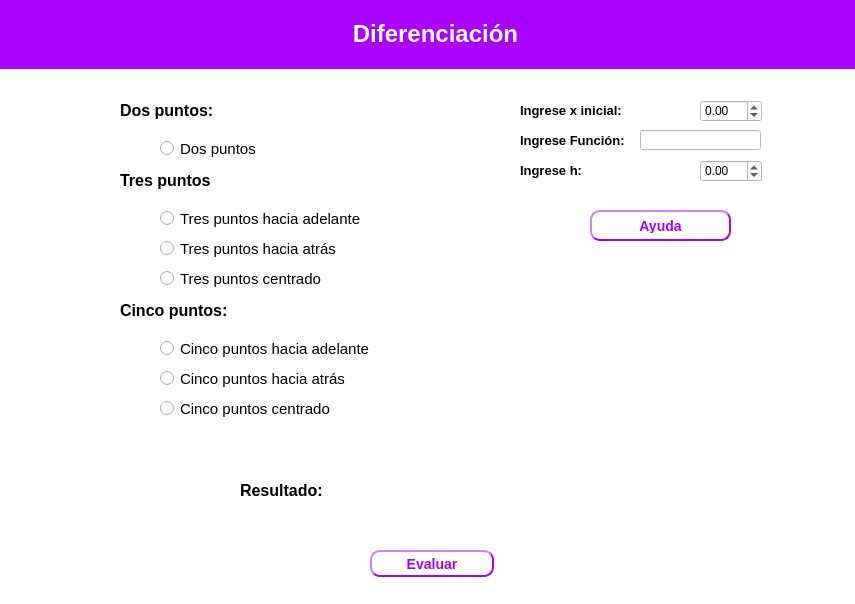
<?xml version="1.0" encoding="UTF-8"?>
<ui version="4.0">
 <class>Dialog</class>
 <widget class="QDialog" name="Dialog">
  <property name="geometry">
   <rect>
    <x>0</x>
    <y>0</y>
    <width>855</width>
    <height>604</height>
   </rect>
  </property>
  <property name="windowTitle">
   <string>Dialog</string>
  </property>
  <property name="styleSheet">
   <string notr="true">background-color: rgb(255, 255, 255);</string>
  </property>
  <widget class="QRadioButton" name="tresatras">
   <property name="geometry">
    <rect>
     <x>160</x>
     <y>240</y>
     <width>281</width>
     <height>17</height>
    </rect>
   </property>
   <property name="font">
    <font>
     <pointsize>11</pointsize>
     <weight>50</weight>
     <bold>false</bold>
    </font>
   </property>
   <property name="text">
    <string>Tres puntos hacia atrás</string>
   </property>
   <property name="iconSize">
    <size>
     <width>18</width>
     <height>18</height>
    </size>
   </property>
  </widget>
  <widget class="QLabel" name="label_4">
   <property name="geometry">
    <rect>
     <x>120</x>
     <y>100</y>
     <width>351</width>
     <height>21</height>
    </rect>
   </property>
   <property name="text">
    <string>&lt;html&gt;&lt;head/&gt;&lt;body&gt;&lt;p&gt;&lt;span style=&quot; font-size:12pt; font-weight:600;&quot;&gt;Dos puntos:&lt;/span&gt;&lt;/p&gt;&lt;/body&gt;&lt;/html&gt;</string>
   </property>
  </widget>
  <widget class="QLabel" name="label_6">
   <property name="geometry">
    <rect>
     <x>0</x>
     <y>0</y>
     <width>871</width>
     <height>69</height>
    </rect>
   </property>
   <property name="styleSheet">
    <string notr="true">background-color: rgb(170, 0, 255);</string>
   </property>
   <property name="text">
    <string>&lt;html&gt;&lt;head/&gt;&lt;body&gt;&lt;p align=&quot;center&quot;&gt;&lt;span style=&quot; font-size:18pt; font-weight:600; color:#ffffff;&quot;&gt;Diferenciación&lt;/span&gt;&lt;/p&gt;&lt;/body&gt;&lt;/html&gt;</string>
   </property>
  </widget>
  <widget class="QRadioButton" name="cincoadelante">
   <property name="geometry">
    <rect>
     <x>160</x>
     <y>340</y>
     <width>321</width>
     <height>17</height>
    </rect>
   </property>
   <property name="font">
    <font>
     <pointsize>11</pointsize>
     <weight>50</weight>
     <bold>false</bold>
    </font>
   </property>
   <property name="text">
    <string>Cinco puntos hacia adelante</string>
   </property>
   <property name="iconSize">
    <size>
     <width>18</width>
     <height>18</height>
    </size>
   </property>
  </widget>
  <widget class="QRadioButton" name="dos">
   <property name="geometry">
    <rect>
     <x>160</x>
     <y>140</y>
     <width>211</width>
     <height>17</height>
    </rect>
   </property>
   <property name="font">
    <font>
     <pointsize>11</pointsize>
     <weight>50</weight>
     <bold>false</bold>
    </font>
   </property>
   <property name="text">
    <string>Dos puntos</string>
   </property>
   <property name="iconSize">
    <size>
     <width>18</width>
     <height>18</height>
    </size>
   </property>
  </widget>
  <widget class="QRadioButton" name="trescentrado">
   <property name="geometry">
    <rect>
     <x>160</x>
     <y>270</y>
     <width>321</width>
     <height>17</height>
    </rect>
   </property>
   <property name="font">
    <font>
     <pointsize>11</pointsize>
     <weight>50</weight>
     <bold>false</bold>
    </font>
   </property>
   <property name="text">
    <string>Tres puntos centrado</string>
   </property>
   <property name="iconSize">
    <size>
     <width>18</width>
     <height>18</height>
    </size>
   </property>
  </widget>
  <widget class="QRadioButton" name="tresadelante">
   <property name="geometry">
    <rect>
     <x>160</x>
     <y>210</y>
     <width>281</width>
     <height>17</height>
    </rect>
   </property>
   <property name="font">
    <font>
     <pointsize>11</pointsize>
     <weight>50</weight>
     <bold>false</bold>
    </font>
   </property>
   <property name="text">
    <string>Tres puntos hacia adelante</string>
   </property>
   <property name="iconSize">
    <size>
     <width>18</width>
     <height>18</height>
    </size>
   </property>
  </widget>
  <widget class="QLabel" name="label_5">
   <property name="geometry">
    <rect>
     <x>120</x>
     <y>170</y>
     <width>351</width>
     <height>21</height>
    </rect>
   </property>
   <property name="text">
    <string>&lt;html&gt;&lt;head/&gt;&lt;body&gt;&lt;p&gt;&lt;span style=&quot; font-size:12pt; font-weight:600;&quot;&gt;Tres puntos&lt;/span&gt;&lt;/p&gt;&lt;/body&gt;&lt;/html&gt;</string>
   </property>
  </widget>
  <widget class="QLabel" name="label_7">
   <property name="geometry">
    <rect>
     <x>120</x>
     <y>300</y>
     <width>351</width>
     <height>21</height>
    </rect>
   </property>
   <property name="text">
    <string>&lt;html&gt;&lt;head/&gt;&lt;body&gt;&lt;p&gt;&lt;span style=&quot; font-size:12pt; font-weight:600;&quot;&gt;Cinco puntos:&lt;/span&gt;&lt;/p&gt;&lt;/body&gt;&lt;/html&gt;</string>
   </property>
  </widget>
  <widget class="QRadioButton" name="cincoatras">
   <property name="geometry">
    <rect>
     <x>160</x>
     <y>370</y>
     <width>321</width>
     <height>17</height>
    </rect>
   </property>
   <property name="font">
    <font>
     <pointsize>11</pointsize>
     <weight>50</weight>
     <bold>false</bold>
    </font>
   </property>
   <property name="text">
    <string>Cinco puntos hacia atrás</string>
   </property>
   <property name="iconSize">
    <size>
     <width>18</width>
     <height>18</height>
    </size>
   </property>
  </widget>
  <widget class="QRadioButton" name="cincocentrado">
   <property name="geometry">
    <rect>
     <x>160</x>
     <y>400</y>
     <width>321</width>
     <height>17</height>
    </rect>
   </property>
   <property name="font">
    <font>
     <pointsize>11</pointsize>
     <weight>50</weight>
     <bold>false</bold>
    </font>
   </property>
   <property name="text">
    <string>Cinco puntos centrado</string>
   </property>
   <property name="iconSize">
    <size>
     <width>18</width>
     <height>18</height>
    </size>
   </property>
  </widget>
  <widget class="QLabel" name="label_8">
   <property name="geometry">
    <rect>
     <x>520</x>
     <y>100</y>
     <width>111</width>
     <height>21</height>
    </rect>
   </property>
   <property name="text">
    <string>&lt;html&gt;&lt;head/&gt;&lt;body&gt;&lt;p&gt;&lt;span style=&quot; font-size:10pt; font-weight:600;&quot;&gt;Ingrese x inicial:&lt;/span&gt;&lt;/p&gt;&lt;/body&gt;&lt;/html&gt;</string>
   </property>
  </widget>
  <widget class="QPushButton" name="ayuda">
   <property name="geometry">
    <rect>
     <x>590</x>
     <y>210</y>
     <width>141</width>
     <height>31</height>
    </rect>
   </property>
   <property name="font">
    <font>
     <pointsize>-1</pointsize>
     <weight>75</weight>
     <italic>false</italic>
     <bold>true</bold>
    </font>
   </property>
   <property name="styleSheet">
    <string notr="true">color: rgb(170, 0, 255);
	border-width: 2px;
    border-style: outset;
    border-radius: 10px;
    border-color:rgb(170, 0, 255);
    font: bold 14px;
    padding: 6px;</string>
   </property>
   <property name="text">
    <string>Ayuda</string>
   </property>
  </widget>
  <widget class="QPushButton" name="evaluar">
   <property name="geometry">
    <rect>
     <x>370</x>
     <y>550</y>
     <width>124</width>
     <height>27</height>
    </rect>
   </property>
   <property name="font">
    <font>
     <pointsize>-1</pointsize>
     <weight>75</weight>
     <italic>false</italic>
     <bold>true</bold>
    </font>
   </property>
   <property name="styleSheet">
    <string notr="true">color: rgb(170, 0, 255);
	border-width: 2px;
    border-style: outset;
    border-radius: 10px;
    border-color:rgb(170, 0, 255);
    font: bold 14px;
    padding: 6px;</string>
   </property>
   <property name="text">
    <string>Evaluar</string>
   </property>
  </widget>
  <widget class="QLabel" name="label_9">
   <property name="geometry">
    <rect>
     <x>520</x>
     <y>130</y>
     <width>121</width>
     <height>21</height>
    </rect>
   </property>
   <property name="text">
    <string>&lt;html&gt;&lt;head/&gt;&lt;body&gt;&lt;p&gt;&lt;span style=&quot; font-size:10pt; font-weight:600;&quot;&gt;Ingrese Función:&lt;/span&gt;&lt;/p&gt;&lt;/body&gt;&lt;/html&gt;</string>
   </property>
  </widget>
  <widget class="QLabel" name="label_10">
   <property name="geometry">
    <rect>
     <x>520</x>
     <y>160</y>
     <width>71</width>
     <height>21</height>
    </rect>
   </property>
   <property name="text">
    <string>&lt;html&gt;&lt;head/&gt;&lt;body&gt;&lt;p&gt;&lt;span style=&quot; font-size:10pt; font-weight:600;&quot;&gt;Ingrese h:&lt;/span&gt;&lt;/p&gt;&lt;/body&gt;&lt;/html&gt;</string>
   </property>
  </widget>
  <widget class="QLineEdit" name="Fx">
   <property name="geometry">
    <rect>
     <x>640</x>
     <y>130</y>
     <width>121</width>
     <height>20</height>
    </rect>
   </property>
   <property name="text">
    <string/>
   </property>
  </widget>
  <widget class="QLabel" name="label_11">
   <property name="geometry">
    <rect>
     <x>240</x>
     <y>480</y>
     <width>111</width>
     <height>21</height>
    </rect>
   </property>
   <property name="text">
    <string>&lt;html&gt;&lt;head/&gt;&lt;body&gt;&lt;p&gt;&lt;span style=&quot; font-size:12pt; font-weight:600;&quot;&gt;Resultado:&lt;/span&gt;&lt;/p&gt;&lt;/body&gt;&lt;/html&gt;</string>
   </property>
  </widget>
  <widget class="QLabel" name="resultado">
   <property name="geometry">
    <rect>
     <x>360</x>
     <y>480</y>
     <width>301</width>
     <height>21</height>
    </rect>
   </property>
   <property name="text">
    <string>&lt;html&gt;&lt;head/&gt;&lt;body&gt;&lt;p&gt;&lt;br/&gt;&lt;/p&gt;&lt;/body&gt;&lt;/html&gt;</string>
   </property>
  </widget>
  <widget class="QDoubleSpinBox" name="xi">
   <property name="geometry">
    <rect>
     <x>700</x>
     <y>100</y>
     <width>62</width>
     <height>22</height>
    </rect>
   </property>
   <property name="minimum">
    <double>-1000.000000000000000</double>
   </property>
   <property name="maximum">
    <double>1000.000000000000000</double>
   </property>
  </widget>
  <widget class="QDoubleSpinBox" name="h">
   <property name="geometry">
    <rect>
     <x>700</x>
     <y>160</y>
     <width>62</width>
     <height>22</height>
    </rect>
   </property>
   <property name="minimum">
    <double>-1000.000000000000000</double>
   </property>
   <property name="maximum">
    <double>1000.000000000000000</double>
   </property>
  </widget>
 </widget>
 <resources/>
 <connections/>
</ui>
